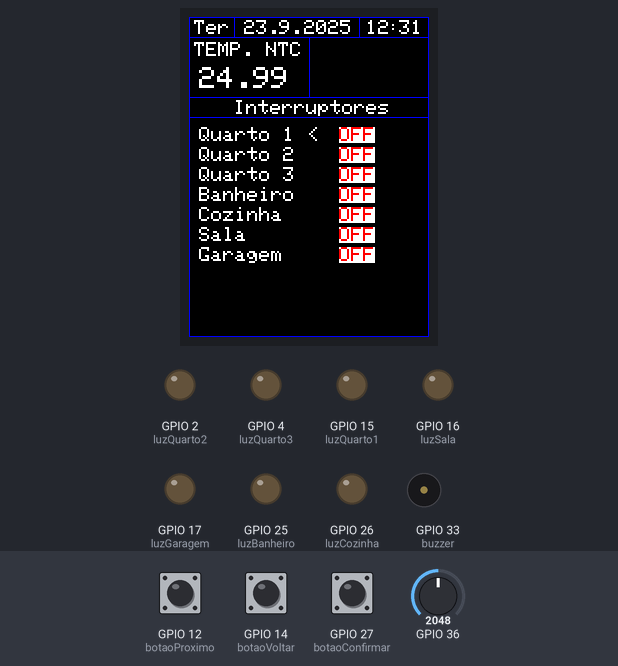
This sketch was run on a simulated ESP32. Shown: 240×320 colour display, output pins drawn as LEDs (lit = HIGH), buzzer (waves = sounding, pin HIGH). Dashed ring = blinking. The test bench sets the inputs (shaded band); at power-on: GPIO 27 (botaoConfirmar) HIGH, GPIO 12 (botaoProximo) HIGH, GPIO 36 = 2048, GPIO 14 (botaoVoltar) HIGH. The local clock reads 2024-03-15 10:24:30 at power-on unless the sketch sets it; what the sketch prints to the serial monitor is not drawn.

Above: at 1.4 s.
1.5 s: GPIO 27 (botaoConfirmar) pulled LOW for 1 s
At 1.69 s:
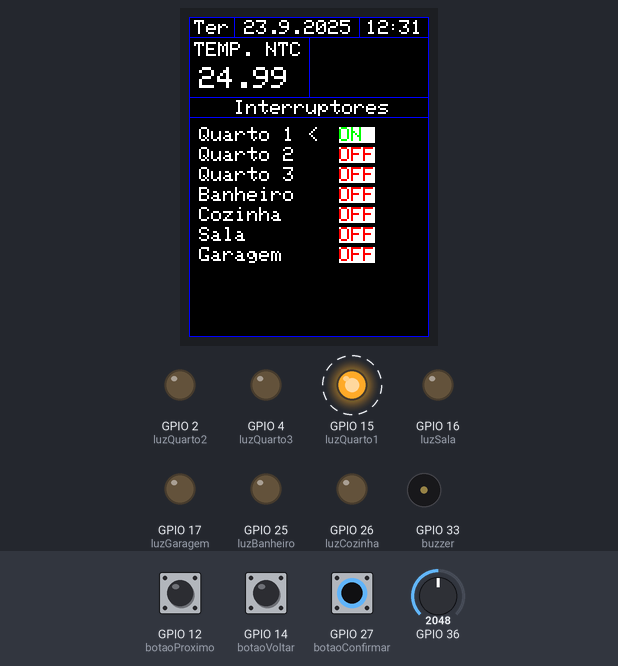
4.0 s: GPIO 12 (botaoProximo) pulled LOW for 1 s
6.5 s: GPIO 27 (botaoConfirmar) pulled LOW for 0.15 s
At 7.8 s:
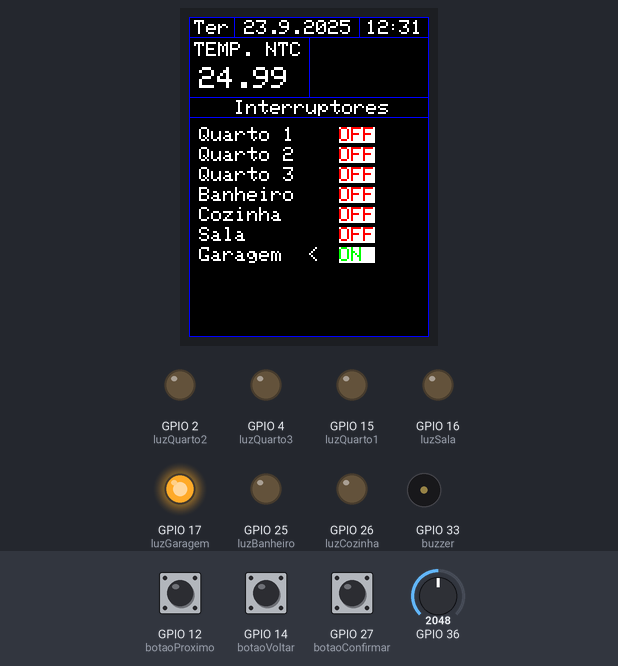
8.1 s: GPIO 36 set to 2215
At 8.8 s:
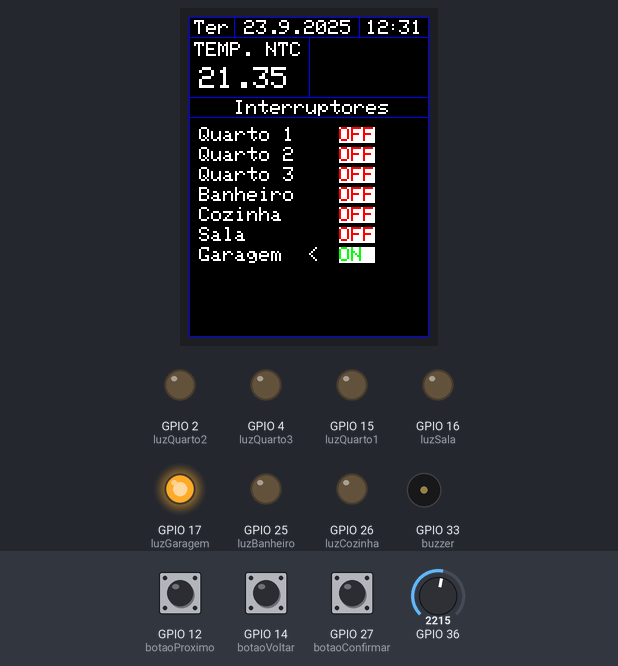
9.6 s: GPIO 36 set to 2337
At 10.7 s:
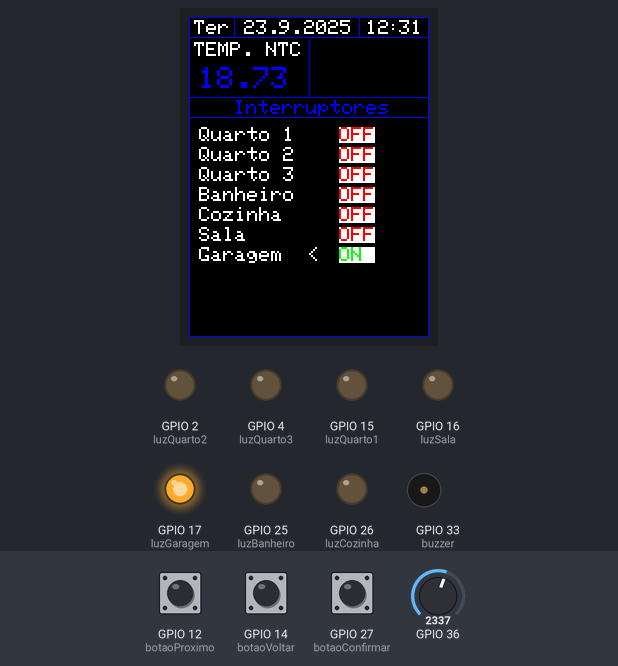
11.1 s: GPIO 36 set to 1137
At 11.5 s:
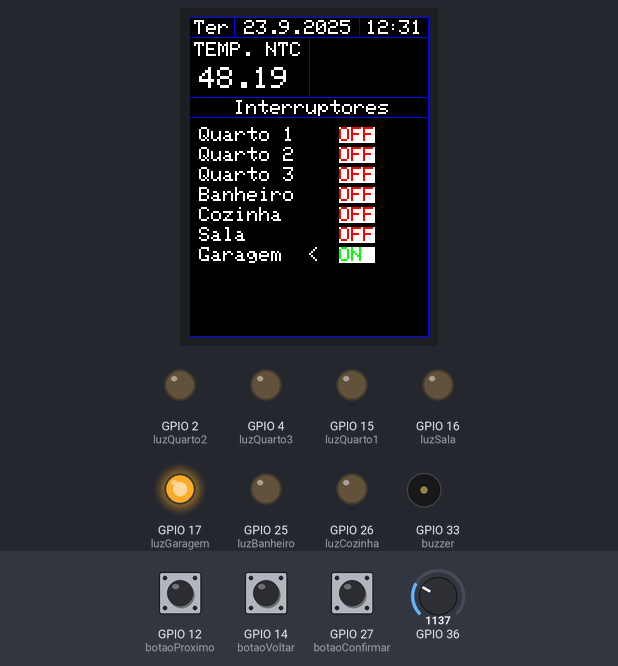
12.6 s: GPIO 36 set to 1041
At 13.3 s:
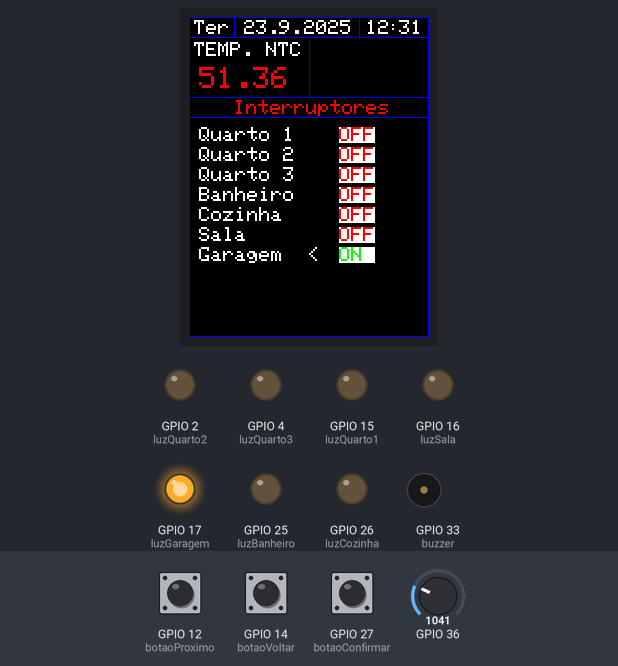
Timing chart, 0 to 15.6 s (numbered marks = the images above; inputs shaded):
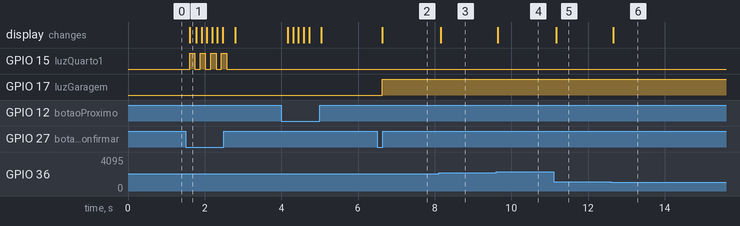

The sketch:

ProjetoCasaInteligente.ino
```cpp
/*
Sketch: Automação residencial com ESP32
Autor: Luan Vinicius
Ultima modificação: 25.09.2025
*/

// Inclusão de Bibliotecas
#include <Adafruit_GFX.h>
#include <Adafruit_ST7789.h>
#include "RTClib.h"
#include <Wire.h>
#include <SPI.h>

// Definição de Pinos
#define TFT_CS 19
#define TFT_DC 5
#define TFT_MOSI 23
#define TFT_SCLK 18
#define TFT_RST -1

#define botaoProximo 12
#define botaoVoltar 14
#define botaoConfirmar 27

#define luzQuarto1 15
#define luzQuarto2 2
#define luzQuarto3 4
#define luzSala 16
#define luzGaragem 17
#define luzCozinha 26
#define luzBanheiro 25
#define buzzer 33

// Criação de objetos
Adafruit_ST7789 tft = Adafruit_ST7789(TFT_CS, TFT_DC, TFT_MOSI, TFT_SCLK, TFT_RST);

RTC_DS1307 rtc;
char daysOfTheWeek[7][12] = {"Dom", "Seg", "Ter", "Qua", "Qui", "Sex", "Sat"};

// Criação de variáveis
int segundoAtual = 0 , minutoAtual = 0 , horaAtual = 0 , diaAtual = 0 , mesAtual = 0 , anoAtual = 0;
String semanaAtual = "";

int controleInterruptores = 1;
bool estadoLuzQuarto1 = false;
bool estadoLuzQuarto2 = false;
bool estadoLuzQuarto3 = false;
bool estadoLuzSala = false;
bool estadoLuzGaragem = false;
bool estadoLuzCozinha = false;
bool estadoLuzBanheiro = false;

// Criação de funções
void iniciarDisplay(){
  tft.init(240, 320);
  tft.setRotation(0);
  tft.invertDisplay(false);
  tft.fillScreen(ST77XX_BLACK);
  tft.setTextColor(ST77XX_WHITE);
  tft.setTextSize(2);
}

void layout(){
  tft.drawRect(0, 0, 240, 320, ST77XX_BLUE);
  tft.drawFastHLine(0, 20, 240, ST77XX_BLUE);
  tft.drawFastVLine(45, 0, 20, ST77XX_BLUE);
  tft.drawFastVLine(170, 0, 20, ST77XX_BLUE);
  tft.drawFastHLine(0, 80, 240, ST77XX_BLUE);
  tft.drawFastVLine(120, 20, 60, ST77XX_BLUE);
  tft.drawFastHLine(0, 100, 240, ST77XX_BLUE);
}

void RTC(){
  DateTime now = rtc.now();

  int segundo = now.second();
  int minuto = now.minute();
  int hora = now.hour();
  int dia = now.day();
  int mes = now.month();
  int ano = now.year();
  String semana = daysOfTheWeek[now.dayOfTheWeek()];

  tft.setTextColor(ST77XX_WHITE, ST77XX_BLACK);

  if (!semana.equals(semanaAtual)) {
    semanaAtual = semana;
    tft.setCursor(5,3);
    tft.setTextSize(2);
    tft.fillRect(5, 3, 25, 15, ST77XX_BLACK);
    tft.print(semana);
  }

  if (dia != diaAtual) {
    diaAtual = dia;
    tft.setCursor(55,3);
    tft.setTextSize(2);
    tft.fillRect(55, 3, 25, 15, ST77XX_BLACK);
    tft.print(dia);
    tft.print(".");
  }

  if (mes != mesAtual) {
    mesAtual = mes;
    tft.setCursor(90,3);
    tft.setTextSize(2);
    tft.fillRect(90, 3, 25, 15, ST77XX_BLACK);
    tft.print(mes);
    tft.print(".");
  }

  if (ano != anoAtual) {
    anoAtual = ano;
    tft.setCursor(115,3);
    tft.setTextSize(2);
    tft.fillRect(115, 3, 25, 15, ST77XX_BLACK);
    tft.print(ano);
  }

  if (hora != horaAtual) {
    horaAtual = hora;
    tft.setCursor(177,3);
    tft.setTextSize(2);
    tft.fillRect(177, 3, 25, 15, ST77XX_BLACK);
    tft.print(hora);
    tft.setCursor(199,3);
    tft.print(":");
  }

  if (minuto != minutoAtual) {
    minutoAtual = minuto;
    tft.setCursor(210,3);
    tft.setTextSize(2);
    tft.fillRect(210, 3, 25, 15, ST77XX_BLACK);
    tft.print(minuto);
  }

}

void temperaturaNTC(){
  float leitura = analogRead(36);
  float temp = (1 / ( (log(1/(4095 /leitura - 1))) /(3950) + 1 / (298.15))) - 273.15;
  float tempAtual;

  tft.setTextSize(2);
  tft.setCursor(5, 25);
  tft.setTextColor(ST77XX_WHITE, ST77XX_BLACK);
  tft.print("TEMP. NTC");

  if(temp != tempAtual){
    tempAtual = temp;
    Serial.println(temp);
    tft.setCursor(10, 50);
    tft.setTextSize(3);
    tft.fillRect(10,49, 90, 25, ST77XX_BLACK);

    if(temp > 50){
      tft.setTextColor(ST77XX_RED);
      tft.print(temp);
    } else if(temp < 20){
      tft.setTextColor(ST77XX_BLUE);
      tft.print(temp);
    } else{
      tft.setTextColor(ST77XX_WHITE);
      tft.print(temp);
    }


  }

}

void controleBotoesInterruptores(){
  if (digitalRead(botaoProximo) == LOW) {
    if (controleInterruptores >= 7) {
      controleInterruptores = 7;
    } else {
      delay(100);
      controleInterruptores++;
    }
  } else if (digitalRead(botaoVoltar) == LOW) {
    if (controleInterruptores <= 1) {
      controleInterruptores = 1;
    } else {
      delay(100);
      controleInterruptores--;
    }
  }
}

void exibirInterruptores(int op){
  tft.setTextSize(2);
  tft.setCursor(45, 83);
  tft.print("Interruptores");

  if(op == 1){
    tft.setTextColor(ST77XX_WHITE, ST77XX_BLACK);
    tft.setCursor(10,110);
    tft.print("Quarto 1 <");

    tft.setCursor(10,130);
    tft.print("Quarto 2  ");

    tft.setCursor(10,150);
    tft.print("Quarto 3  ");

    tft.setCursor(10,170);
    tft.print("Banheiro  ");

    tft.setCursor(10,190);
    tft.print("Cozinha   ");

    tft.setCursor(10,210);
    tft.print("Sala      ");

    tft.setCursor(10,230);
    tft.print("Garagem   ");
  }

  if(op == 2){
    tft.setTextColor(ST77XX_WHITE, ST77XX_BLACK);
    tft.setCursor(10,110);
    tft.print("Quarto 1  ");

    tft.setCursor(10,130);
    tft.print("Quarto 2 <");

    tft.setCursor(10,150);
    tft.print("Quarto 3  ");

    tft.setCursor(10,170);
    tft.print("Banheiro  ");

    tft.setCursor(10,190);
    tft.print("Cozinha   ");

    tft.setCursor(10,210);
    tft.print("Sala      ");

    tft.setCursor(10,230);
    tft.print("Garagem   ");
  }

  if(op == 3){
   tft.setTextColor(ST77XX_WHITE, ST77XX_BLACK);
    tft.setCursor(10,110);
    tft.print("Quarto 1  ");

    tft.setCursor(10,130);
    tft.print("Quarto 2  ");

    tft.setCursor(10,150);
    tft.print("Quarto 3 <");

    tft.setCursor(10,170);
    tft.print("Banheiro  ");

    tft.setCursor(10,190);
    tft.print("Cozinha   ");

    tft.setCursor(10,210);
    tft.print("Sala      ");

    tft.setCursor(10,230);
    tft.print("Garagem   ");
  }

  if(op == 4){
    tft.setTextColor(ST77XX_WHITE, ST77XX_BLACK);
    tft.setCursor(10,110);
    tft.print("Quarto 1  ");

    tft.setCursor(10,130);
    tft.print("Quarto 2  ");

    tft.setCursor(10,150);
    tft.print("Quarto 3  ");

    tft.setCursor(10,170);
    tft.print("Banheiro <");

    tft.setCursor(10,190);
    tft.print("Cozinha   ");

    tft.setCursor(10,210);
    tft.print("Sala      ");

    tft.setCursor(10,230);
    tft.print("Garagem   ");
  }

  if(op == 5){
    tft.setTextColor(ST77XX_WHITE, ST77XX_BLACK);
    tft.setCursor(10,110);
    tft.print("Quarto 1  ");

    tft.setCursor(10,130);
    tft.print("Quarto 2  ");

    tft.setCursor(10,150);
    tft.print("Quarto 3  ");

    tft.setCursor(10,170);
    tft.print("Banheiro  ");

    tft.setCursor(10,190);
    tft.print("Cozinha  <");

    tft.setCursor(10,210);
    tft.print("Sala      ");

    tft.setCursor(10,230);
    tft.print("Garagem   ");
  }

  if(op == 6){
    tft.setTextColor(ST77XX_WHITE, ST77XX_BLACK);
    tft.setCursor(10,110);
    tft.print("Quarto 1  ");

    tft.setCursor(10,130);
    tft.print("Quarto 2  ");

    tft.setCursor(10,150);
    tft.print("Quarto 3  ");

    tft.setCursor(10,170);
    tft.print("Banheiro  ");

    tft.setCursor(10,190);
    tft.print("Cozinha   ");

    tft.setCursor(10,210);
    tft.print("Sala     <");

    tft.setCursor(10,230);
    tft.print("Garagem   ");
  }

  if(op == 7){
    tft.setTextColor(ST77XX_WHITE, ST77XX_BLACK);
    tft.setCursor(10,110);
    tft.print("Quarto 1  ");

    tft.setCursor(10,130);
    tft.print("Quarto 2  ");

    tft.setCursor(10,150);
    tft.print("Quarto 3  ");

    tft.setCursor(10,170);
    tft.print("Banheiro  ");

    tft.setCursor(10,190);
    tft.print("Cozinha   ");

    tft.setCursor(10,210);
    tft.print("Sala      ");

    tft.setCursor(10,230);
    tft.print("Garagem  <");
  }

}

void ajustesDisplay(){ //Correção de posição inical dos botões ON/OFF
  tft.setTextColor(ST77XX_RED, ST77XX_WHITE);
  tft.setCursor(150, 110);  tft.print("OFF");
  tft.setCursor(150, 130);  tft.print("OFF");
  tft.setCursor(150, 150);   tft.print("OFF");
  tft.setCursor(150, 170);  tft.print("OFF");
  tft.setCursor(150, 190);  tft.print("OFF");
  tft.setCursor(150, 210);  tft.print("OFF");
  tft.setCursor(150, 230);  tft.print("OFF");
}

void setup() {
  pinMode(botaoVoltar, INPUT_PULLUP);
  pinMode(botaoProximo, INPUT_PULLUP);
  pinMode(botaoConfirmar, INPUT_PULLUP);
  pinMode(buzzer, OUTPUT);

  pinMode(luzBanheiro , OUTPUT);
  pinMode(luzQuarto1 , OUTPUT);
  pinMode(luzQuarto2 , OUTPUT);
  pinMode(luzQuarto3 , OUTPUT);
  pinMode(luzGaragem , OUTPUT);
  pinMode(luzCozinha , OUTPUT);
  pinMode(luzSala, OUTPUT);

  iniciarDisplay();

  Serial.begin(57600);
  if (! rtc.begin()) {
    Serial.println("Couldn't find RTC");
    while (1);
  }

  if (! rtc.isrunning()) {
    Serial.println("RTC is NOT running!");
    // following line sets the RTC to the date & time this sketch was compiled
    // rtc.adjust(DateTime(F(__DATE__), F(__TIME__)));
    // This line sets the RTC with an explicit date & time, for example to set
    // January 21, 2014 at 3am you would call:
  }
    rtc.adjust(DateTime(2025, 9, 23, 12, 31, 0));

  layout();
  ajustesDisplay();

}

void loop(){
  RTC();
  temperaturaNTC();

  controleBotoesInterruptores();

  switch(controleInterruptores){
    case 1:
      exibirInterruptores(1);

      if(digitalRead(botaoConfirmar) == LOW){
        estadoLuzQuarto1 = !estadoLuzQuarto1;
        delay(100);
      }

      if(estadoLuzQuarto1){
        digitalWrite(luzQuarto1, HIGH);
        tft.setCursor(150, 110);
        tft.setTextColor(ST77XX_GREEN, ST77XX_WHITE);
        tft.print("ON ");
      } else {
        digitalWrite(luzQuarto1, LOW);
        tft.setCursor(150, 110);
        tft.setTextColor(ST77XX_RED, ST77XX_WHITE);
        tft.print("OFF");
      }

     break;

    case 2:
      exibirInterruptores(2);

      if(digitalRead(botaoConfirmar) == LOW){
        estadoLuzQuarto2 = !estadoLuzQuarto2;
        delay(100);
      }

      if(estadoLuzQuarto2){
        digitalWrite(luzQuarto2, HIGH);
        tft.setCursor(150, 130);
        tft.setTextColor(ST77XX_GREEN, ST77XX_WHITE);
        tft.print("ON ");
      } else {
        digitalWrite(luzQuarto2, LOW);
        tft.setCursor(150, 130);
        tft.setTextColor(ST77XX_RED, ST77XX_WHITE);
        tft.print("OFF");
      }
    break;

    case 3:
      exibirInterruptores(3);

      if(digitalRead(botaoConfirmar) == LOW){
        estadoLuzQuarto3 = !estadoLuzQuarto3;
        delay(100);
      }

      if(estadoLuzQuarto3){
        digitalWrite(luzQuarto3, HIGH);
        tft.setCursor(150, 150);
        tft.setTextColor(ST77XX_GREEN, ST77XX_WHITE);
        tft.print("ON ");
      } else {
        digitalWrite(luzQuarto3, LOW);
        tft.setCursor(150, 150);
        tft.setTextColor(ST77XX_RED, ST77XX_WHITE);
        tft.print("OFF");
      }
    break;

    case 4:
      exibirInterruptores(4);

      if(digitalRead(botaoConfirmar) == LOW){
        estadoLuzBanheiro = !estadoLuzBanheiro;
        delay(100);
      }

      if(estadoLuzBanheiro){
        digitalWrite(luzBanheiro, HIGH);
        tft.setCursor(150, 170);
        tft.setTextColor(ST77XX_GREEN, ST77XX_WHITE);
        tft.print("ON ");
      } else {
        digitalWrite(luzBanheiro, LOW);
        tft.setCursor(150, 170);
        tft.setTextColor(ST77XX_RED, ST77XX_WHITE);
        tft.print("OFF");
      }
    break;

    case 5:
      exibirInterruptores(5);

      if(digitalRead(botaoConfirmar) == LOW){
        estadoLuzCozinha = !estadoLuzCozinha;
        delay(100);
      }

      if(estadoLuzCozinha){
        digitalWrite(luzCozinha, HIGH);
        tft.setCursor(150, 190);
        tft.setTextColor(ST77XX_GREEN, ST77XX_WHITE);
        tft.print("ON ");
      } else {
        digitalWrite(luzCozinha, LOW);
        tft.setCursor(150, 190);
        tft.setTextColor(ST77XX_RED, ST77XX_WHITE);
        tft.print("OFF");
      }
    break;

    case 6:
      exibirInterruptores(6);

      if(digitalRead(botaoConfirmar) == LOW){
        estadoLuzSala = !estadoLuzSala;
        delay(100);
      }

      if(estadoLuzSala){
        digitalWrite(luzSala, HIGH);
        tft.setCursor(150, 210);
        tft.setTextColor(ST77XX_GREEN, ST77XX_WHITE);
        tft.print("ON ");
      } else {
        digitalWrite(luzSala, LOW);
        tft.setCursor(150, 210);
        tft.setTextColor(ST77XX_RED, ST77XX_WHITE);
        tft.print("OFF");
      }
    break;

    case 7:
      exibirInterruptores(7);

      if(digitalRead(botaoConfirmar) == LOW){
        estadoLuzGaragem = !estadoLuzGaragem;
        delay(100);
      }

      if(estadoLuzGaragem){
        digitalWrite(luzGaragem, HIGH);
        tft.setCursor(150, 230);
        tft.setTextColor(ST77XX_GREEN, ST77XX_WHITE);
        tft.print("ON ");
      } else {
        digitalWrite(luzGaragem, LOW);
        tft.setCursor(150, 230);
        tft.setTextColor(ST77XX_RED, ST77XX_WHITE);
        tft.print("OFF");
      }
    break;

  }

}
```

Measured:
- the behaviour switches between 2277 and 2278 on GPIO 36 (found by bisection; images 3 and 4)
- the behaviour switches between 1082 and 1081 on GPIO 36 (found by bisection; images 5 and 6)
- after the input at 1.5 s, GPIO 15 (luzQuarto1): alternates HIGH for 0.14 s and LOW for 0.14 s, 8 changes in all, then stays LOW, starting after 0.11 s; the display: changes after 0.11 s (image 1)
- after the input at 6.5 s, GPIO 17 (luzGaragem): LOW → HIGH after 0.13 s; the display: changes after 0.13 s (image 2)
- after the input at 8.1 s, the display: changes after 0.06 s (image 3)
- after the input at 9.6 s, the display: changes after 0.05 s (image 4)
- after the input at 11.1 s, the display: changes after 0.07 s (image 5)
- after the input at 12.6 s, the display: changes after 0.06 s (image 6)
